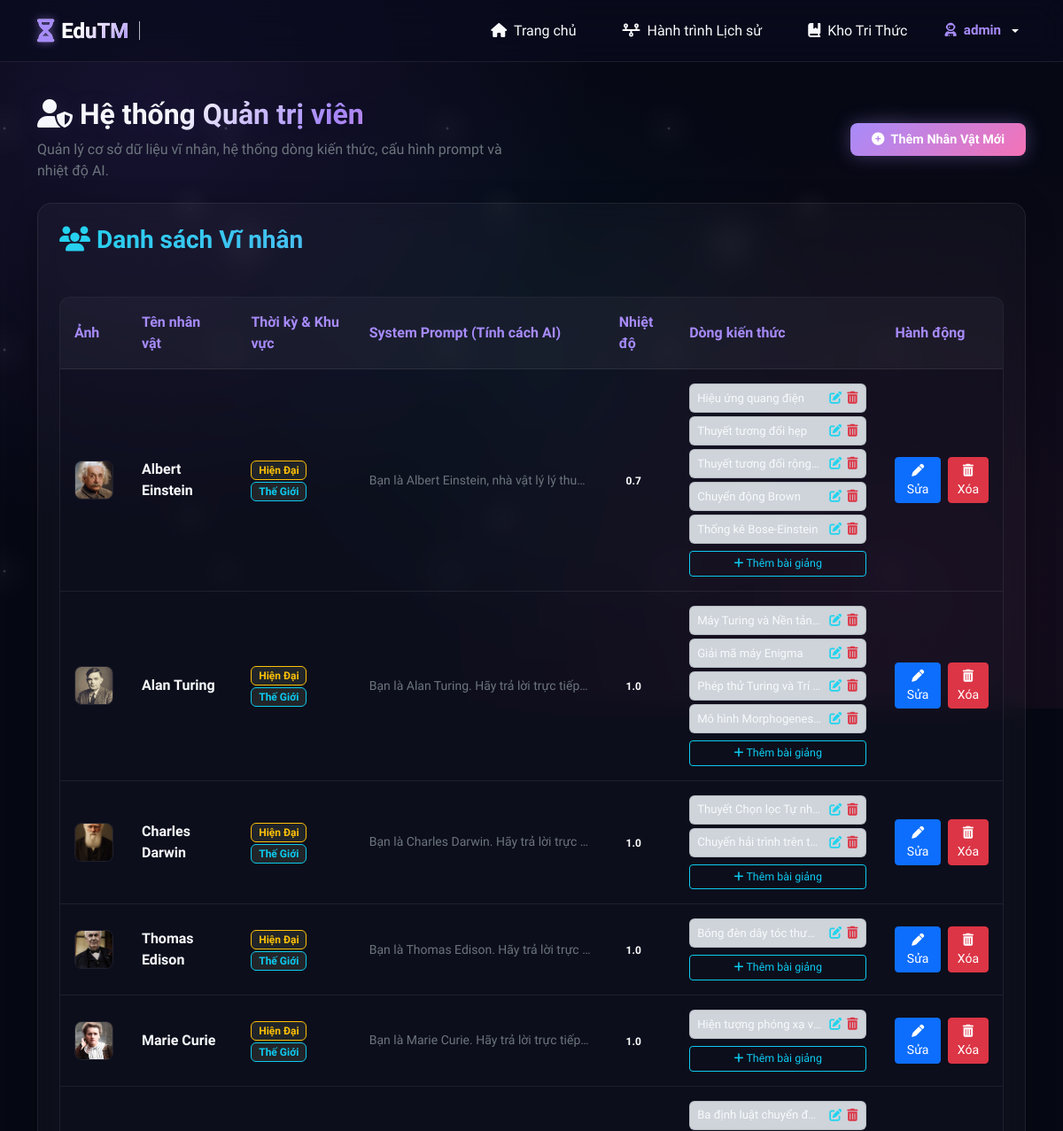
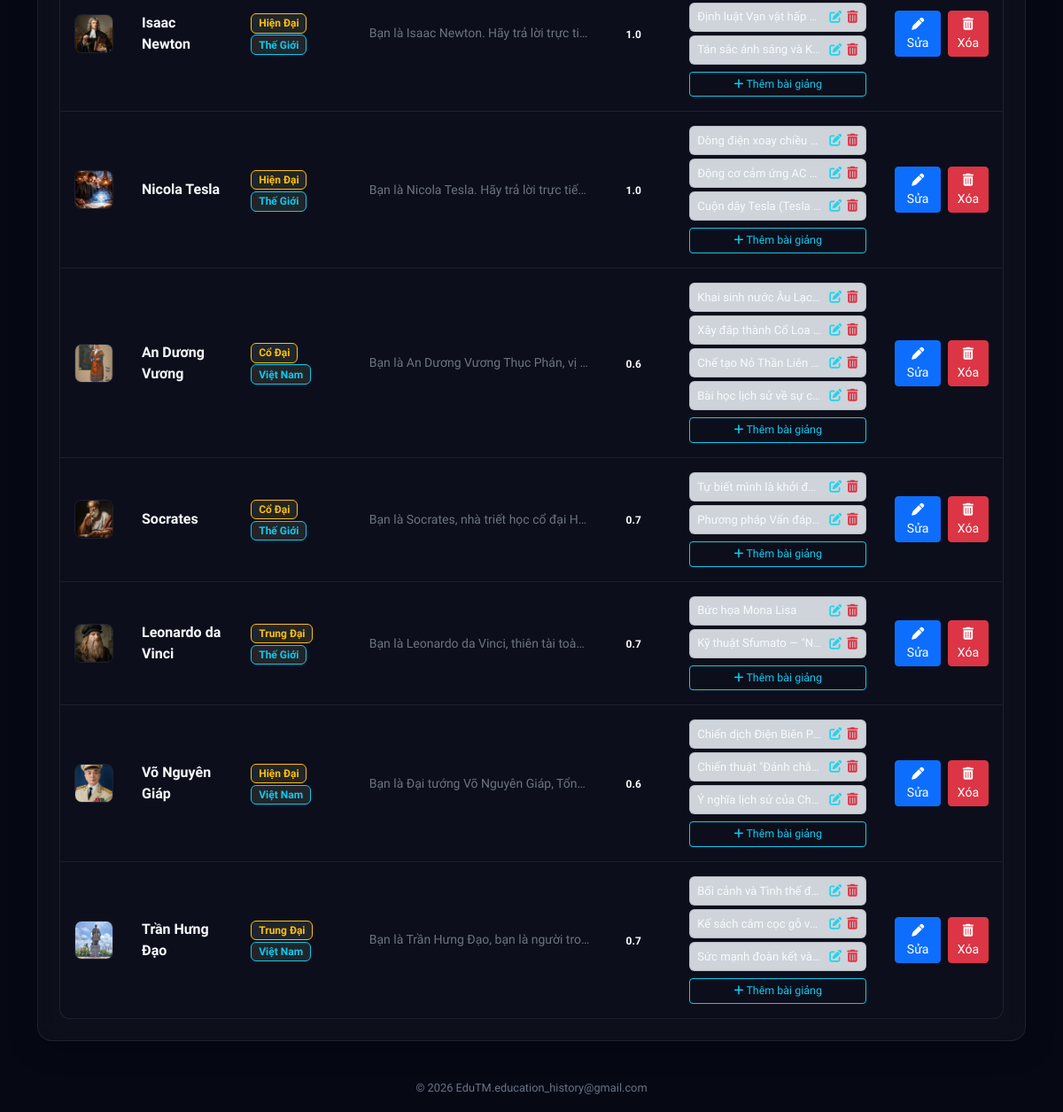
The page /admin (signed in) on the database its author committed (2 pictures, top to bottom).
### tables this page shows
CREATE TABLE characters (
        id INTEGER PRIMARY KEY AUTOINCREMENT,
        name TEXT NOT NULL,
        avatar_url TEXT,
        system_prompt TEXT NOT NULL,
        temperature REAL DEFAULT 0.7
    , era TEXT DEFAULT 'medieval', region TEXT DEFAULT 'vietnam');

CREATE TABLE topics (
        id INTEGER PRIMARY KEY AUTOINCREMENT,
        character_id INTEGER NOT NULL,
        title TEXT NOT NULL,
        lecture_content TEXT NOT NULL,
        FOREIGN KEY(character_id) REFERENCES characters(id) ON DELETE CASCADE
    );

### app.py (the view)
@app.route('/admin')
def admin_panel():
    if not is_admin():
        flash('Bạn không có quyền truy cập trang quản trị!', 'danger')
        return redirect(url_for('index'))
    conn = get_db_connection()
    characters = conn.execute('SELECT * FROM characters').fetchall()
    characters_list = []
    for char in characters:
        topics = conn.execute('SELECT * FROM topics WHERE character_id = ?', (char['id'],)).fetchall()
        characters_list.append({
            'id': char['id'],
            'name': char['name'],
            'avatar_url': char['avatar_url'],
            'system_prompt': char['system_prompt'],
            'temperature': char['temperature'],
            'era': char['era'] if 'era' in char.keys() and char['era'] else 'medieval',
            'region': char['region'] if 'region' in char.keys() and char['region'] else 'vietnam',
            'topics': topics
        })
    conn.close()
    return render_template('admin.html', characters=characters_list, username=session.get('username'))

### app.py (called while the page is built)
def is_logged_in():
    return 'user_id' in session

def is_admin():
    return session.get('role') == 'admin'

@app.before_request
def require_login():
    allowed_routes = [
        'login', 'register', 'login_phone_otp', 'send_otp_login',
        'forgot_password', 'social_login', 'verify_account_view',
        'verify_email_route', 'verify_otp_route', 'index',
        'about_view', 'contact_view', 'contact_submit',
        'static', 'tts'
    ]
    if request.endpoint and request.endpoint not in allowed_routes and not is_logged_in():
        flash('Vui lòng đăng nhập tài khoản EduTM để truy cập tính năng này!', 'warning')
        return redirect(url_for('login'))

### database.py (called while the page is built)
def get_db_connection():
    conn = sqlite3.connect(DATABASE_PATH)
    conn.row_factory = sqlite3.Row
    return conn

### templates/admin.html (shortened to what this page needs)
{% extends 'base.html' %}
{% block content %}
<div class="row mb-4 align-items-center mt-3">
    <div class="col-md-6">
        <h2 class="title-gradient"><i class="fa-solid fa-user-shield"></i> Hệ thống Quản trị viên</h2>
        <p class="text-secondary mb-0">Quản lý cơ sở dữ liệu vĩ nhân, hệ thống dòng kiến thức, cấu hình prompt và nhiệt độ AI.</p>
    </div>
    <div class="col-md-6 text-md-end mt-3 mt-md-0">
        <button class="btn btn-register-custom px-4 py-2" data-bs-toggle="modal" data-bs-target="#addCharacterModal">
            <i class="fa-solid fa-plus-circle me-1"></i> Thêm Nhân Vật Mới
        </button>
    </div>
</div>
<div class="row">
    <div class="col-12">
        <div class="glass-panel p-4">
            <h3 class="title-cyan-gradient mb-4"><i class="fa-solid fa-users"></i> Danh sách Vĩ nhân</h3>
            <div class="table-responsive">
                <table class="custom-table">
                    <thead>
                        <tr>
                            <th>Ảnh</th>
                            <th>Tên nhân vật</th>
                            <th>Thời kỳ & Khu vực</th>
                            <th>System Prompt (Tính cách AI)</th>
                            <th>Nhiệt độ</th>
                            <th>Dòng kiến thức</th>
                            <th>Hành động</th>
                        </tr>
                    </thead>
                    <tbody>
                        {% for char in characters %}
                            <tr>
                                <td>
                                    {% if char.avatar_url %}
                                        <img src="{{ char.avatar_url }}" alt="{{ char.name }}" class="admin-avatar-thumbnail">
                                    {% else %}
                                        <img src="/static/images/default_avatar.png" alt="{{ char.name }}" class="admin-avatar-thumbnail">
                                    {% endif %}
                                </td>
                                <td class="fw-bold">{{ char.name }}</td>
                                <td>
                                    <span class="badge bg-dark border border-warning text-warning me-1">
                                        {% if char.era == 'ancient' %}Cổ Đại{% elif char.era == 'medieval' %}Trung Đại{% else %}Hiện Đại{% endif %}
                                    </span>
                                    <span class="badge bg-dark border border-info text-info">
                                        {% if char.region == 'vietnam' %}Việt Nam{% else %}Thế Giới{% endif %}
                                    </span>
                                </td>
                                <td>
                                    <small class="text-secondary d-block" style="max-width: 250px; overflow: hidden; text-overflow: ellipsis; white-space: nowrap;" title="{{ char.system_prompt }}">
                                        {{ char.system_prompt }}
                                    </small>
                                </td>
                                <td><span class="badge bg-purple">{{ char.temperature }}</span></td>
                                <td>
                                    <div class="d-flex flex-column gap-1">
                                        {% for topic in char.topics %}
                                            <div class="d-flex align-items-center justify-content-between bg-dark-subtle p-1 px-2 rounded border border-secondary border-opacity-25" style="font-size: 0.82rem;">
                                                <span class="text-truncate" style="max-width: 140px;">{{ topic.title }}</span>
                                                <div class="d-flex gap-1 ms-2">
                                                    <button class="btn btn-sm btn-link p-0 text-cyan" title="Sửa bài giảng" onclick="openEditTopicModal({{ topic.id }}, '{{ topic.title | replace("'", "\\'") }}', '{{ topic.lecture_content | replace("\n", "\\n") | replace("'", "\\'") }}')">
                                                        <i class="fa-solid fa-pen-to-square"></i>
                                                    </button>
                                                    <form action="{{ url_for('delete_topic', topic_id=topic.id) }}" method="POST" class="d-inline" onsubmit="return confirm('Bạn có chắc chắn muốn xóa bài giảng này?')">
                                                        <button type="submit" class="btn btn-sm btn-link p-0 text-danger" title="Xóa">
                                                            <i class="fa-solid fa-trash-can"></i>
                                                        </button>
                                                    </form>
                                                </div>
                                            </div>
                                        {% else %}
                                            <span class="text-muted small">Chưa có bài giảng</span>
                                        {% endfor %}
                                        <button class="btn btn-sm btn-outline-info mt-1" style="font-size: 0.78rem;" onclick="openAddTopicModal({{ char.id }}, '{{ char.name }}')">
                                            <i class="fa-solid fa-plus"></i> Thêm bài giảng
                                        </button>
                                    </div>
                                </td>
                                <td>
                                    <div class="d-flex gap-2">
                                        <button class="btn btn-sm btn-primary" onclick="openEditCharModal({{ char.id }}, '{{ char.name | replace("'", "\\'") }}', '{{ char.system_prompt | replace("\n", "\\n") | replace("'", "\\'") }}', {{ char.temperature }}, '{{ char.era }}', '{{ char.region }}')">
                                            <i class="fa-solid fa-pen"></i> Sửa
                                        </button>
                                        <form action="{{ url_for('delete_character', char_id=char.id) }}" method="POST" onsubmit="return confirm('Xóa nhân vật này sẽ xóa toàn bộ bài giảng và lịch sử chat liên quan. Bạn có chắc chắn?')">
                                            <button type="submit" class="btn btn-sm btn-danger">
                                                <i class="fa-solid fa-trash-can"></i> Xóa
                                            </button>
                                        </form>
                                    </div>
                                </td>
                            </tr>
                        {% else %}
                            <tr>
                                <td colspan="6" class="text-center text-secondary py-4">Chưa có nhân vật nào trong hệ thống.</td>
                            </tr>
                        {% endfor %}
                    </tbody>
                </table>
            </div>
        </div>
    </div>
</div>
{% endblock %}

### static/css/style.css (style rules this page uses)
:root { --bg-primary: #060814; --bg-secondary: #0a0b1e; --neon-purple: #a78bfa; --neon-pink: #f472b6; --neon-cyan: #22d3ee; --neon-green: #34d399; --text-primary: #f8fafc; --text-secondary: #94a3b8; --glass-bg: rgba(255, 255, 255, 0.03); --glass-border: rgba(255, 255, 255, 0.08); --glass-hover: rgba(255, 255, 255, 0.08); --shadow-glow-purple: 0 0 20px rgba(167, 139, 250, 0.35); --shadow-glow-pink: 0 0 20px rgba(244, 114, 182, 0.35); --shadow-glow-cyan: 0 0 20px rgba(34, 211, 238, 0.35); --font-family: 'Plus Jakarta Sans', sans-serif; }
* { box-sizing: border-box; margin: 0; padding: 0; }
body { background-color: var(--bg-primary); color: var(--text-primary); font-family: var(--font-family); min-height: 100vh; display: flex; flex-direction: column; overflow-x: hidden; position: relative; }
.btn-register-custom { color: #fff; background: linear-gradient(135deg, var(--neon-purple), var(--neon-pink)); border: none; border-radius: 8px; padding: 0.5rem 1.2rem; font-weight: 600; font-size: 0.9rem; transition: all 0.3s ease; box-shadow: var(--shadow-glow-purple); }
.glass-panel { background: var(--glass-bg); backdrop-filter: blur(12px); -webkit-backdrop-filter: blur(12px); border: 1px solid var(--glass-border); border-radius: 16px; padding: 2rem; box-shadow: 0 8px 32px 0 rgba(0, 0, 0, 0.3); transition: all 0.4s cubic-bezier(0.165, 0.84, 0.44, 1); }
.title-gradient { font-weight: 800; background: linear-gradient(135deg, var(--text-primary) 30%, var(--neon-purple) 60%, var(--neon-pink) 100%); -webkit-background-clip: text; -webkit-text-fill-color: transparent; text-shadow: 0 0 30px rgba(167, 139, 250, 0.1); }
.title-cyan-gradient { font-weight: 800; background: linear-gradient(135deg, var(--neon-cyan) 0%, var(--neon-purple) 100%); -webkit-background-clip: text; -webkit-text-fill-color: transparent; }
.custom-table { width: 100%; background: rgba(10, 11, 30, 0.2); border: 1px solid var(--glass-border); border-radius: 12px; overflow: hidden; border-collapse: separate; border-spacing: 0; margin-top: 1.5rem; }
.custom-table th { background: rgba(255, 255, 255, 0.04); padding: 1rem; font-weight: 700; color: var(--neon-purple); border-bottom: 1px solid var(--glass-border); text-align: left; }
.custom-table td { padding: 1rem; border-bottom: 1px solid var(--glass-border); color: var(--text-primary); vertical-align: middle; }
.custom-table tr:last-child td { border-bottom: none; }
.admin-avatar-thumbnail { width: 44px; height: 44px; border-radius: 8px; object-fit: cover; border: 1px solid var(--glass-border); }
.text-cyan { color: var(--neon-cyan) !important; }

### rows shown on the page
characters: avatar_url (picture), name "Albert Einstein", era "Hiện Đại", region "Thế Giới", system_prompt "Bạn là Albert Einstein, nhà vật lý lý thu…", temperature "0.7"
topics: title "Hiệu ứng quang điện"
topics: title "Thuyết tương đối hẹp"
topics: title "Thuyết tương đối rộng…"
topics: title "Chuyển động Brown"
topics: title "Thống kê Bose-Einstein"
characters: avatar_url (picture), name "Alan Turing", era "Hiện Đại", region "Thế Giới", system_prompt "Bạn là Alan Turing. Hãy trả lời trực tiếp…", temperature "1.0"
topics: title "Máy Turing và Nền tản…"
topics: title "Giải mã máy Enigma"
topics: title "Phép thử Turing và Trí…"
topics: title "Mô hình Morphogenes…"
characters: avatar_url (picture), name "Charles Darwin", era "Hiện Đại", region "Thế Giới", system_prompt "Bạn là Charles Darwin. Hãy trả lời trực…", temperature "1.0"
topics: title "Thuyết Chọn lọc Tự nh…"
topics: title "Chuyến hải trình trên t…"
characters: avatar_url (picture), name "Thomas Edison", era "Hiện Đại", region "Thế Giới", system_prompt "Bạn là Thomas Edison. Hãy trả lời trực…", temperature "1.0"
topics: title "Bóng đèn dây tóc thư…"
characters: avatar_url (picture), name "Marie Curie", era "Hiện Đại", region "Thế Giới", system_prompt "Bạn là Marie Curie. Hãy trả lời trực tiếp…", temperature "1.0"
topics: title "Hiện tượng phóng xạ v…"
characters: avatar_url (picture), name "Isaac Newton", era "Hiện Đại", region "Thế Giới", system_prompt "Bạn là Isaac Newton. Hãy trả lời trực ti…", temperature "1.0"
topics: title "Ba định luật chuyển đ…"
topics: title "Định luật Vạn vật hấp…"
topics: title "Tán sắc ánh sáng và K…"
characters: avatar_url (picture), name "Nicola Tesla", era "Hiện Đại", region "Thế Giới", system_prompt "Bạn là Nicola Tesla. Hãy trả lời trực tiế…", temperature "1.0"
topics: title "Dòng điện xoay chiều…"
topics: title "Động cơ cảm ứng AC…"
topics: title "Cuộn dây Tesla (Tesla…"
characters: avatar_url (picture), name "An Dương Vương", era "Cổ Đại", region "Việt Nam", system_prompt "Bạn là An Dương Vương Thục Phán, vị…", temperature "0.6"
topics: title "Khai sinh nước Âu Lạc…"
topics: title "Xây đắp thành Cổ Loa…"
topics: title "Chế tạo Nỏ Thần Liên…"
topics: title "Bài học lịch sử về sự c…"
characters: avatar_url (picture), name "Socrates", era "Cổ Đại", region "Thế Giới", system_prompt "Bạn là Socrates, nhà triết học cổ đại H…", temperature "0.7"
topics: title "Tự biết mình là khởi đ…"
topics: title "Phương pháp Vấn đáp…"
characters: avatar_url (picture), name "Leonardo da Vinci", era "Trung Đại", region "Thế Giới", system_prompt "Bạn là Leonardo da Vinci, thiên tài toà…", temperature "0.7"
topics: title "Bức họa Mona Lisa"
topics: title "Kỹ thuật Sfumato — \"N…"
characters: avatar_url (picture), name "Võ Nguyên Giáp", era "Hiện Đại", region "Việt Nam", system_prompt "Bạn là Đại tướng Võ Nguyên Giáp, Tổn…", temperature "0.6"
topics: title "Chiến dịch Điện Biên P…"
topics: title "Chiến thuật \"Đánh chắ…"
topics: title "Ý nghĩa lịch sử của Ch…"
characters: avatar_url (picture), name "Trần Hưng Đạo", era "Trung Đại", region "Việt Nam", system_prompt "Bạn là Trần Hưng Đạo, bạn là người tro…", temperature "0.7"
topics: title "Bối cảnh và Tình thế đ…"
topics: title "Kế sách cắm cọc gỗ v…"
topics: title "Sức mạnh đoàn kết và…"

### other values the page prints
{{ session.get('username') }} "admin"
